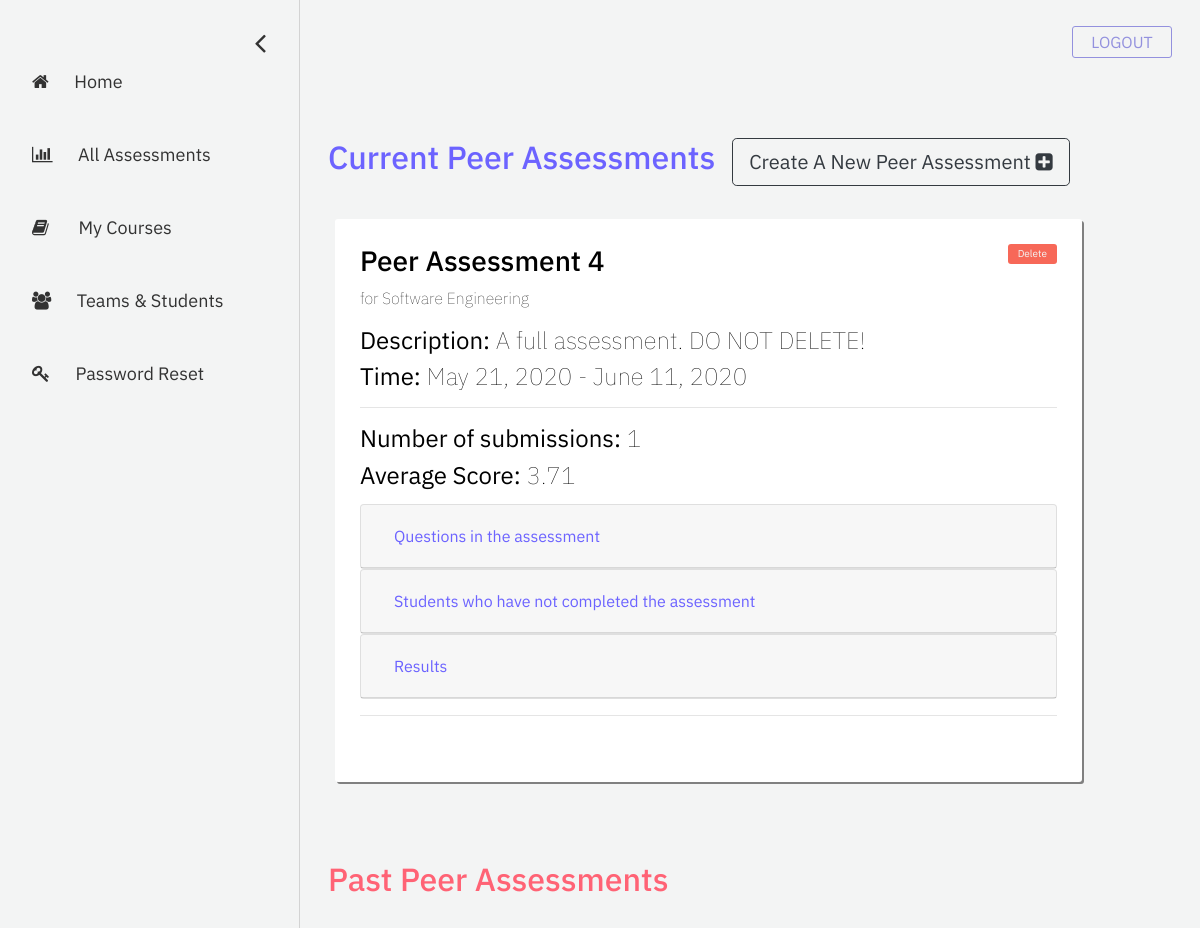
The app's page /professor/all-assessments, older data.
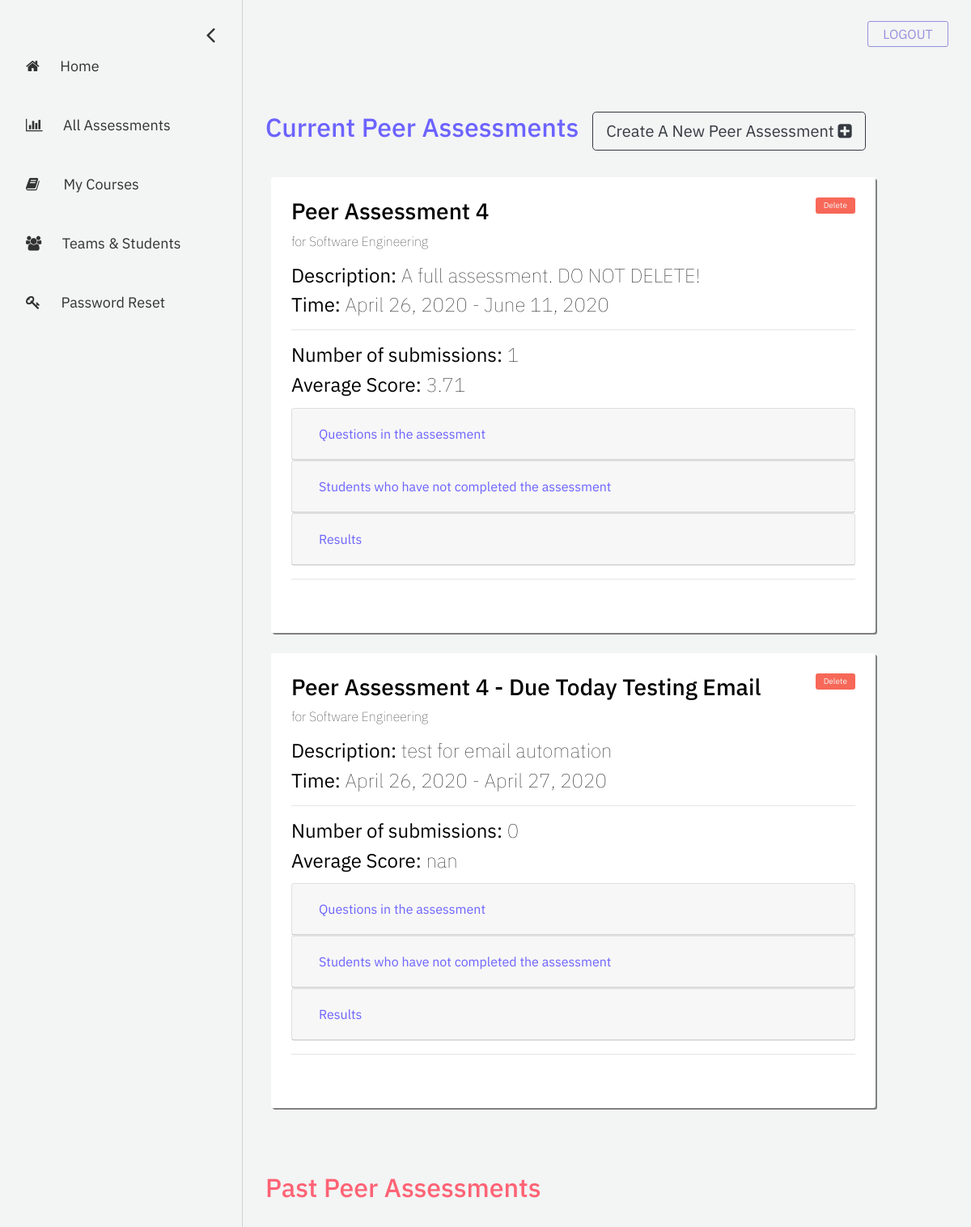
The same page, newer data.
### assessment/models.py (models this page shows, shortened)
class Assessment(models.Model):
    name = models.CharField("assessment name", max_length=255)
    description = models.TextField("description", max_length=512, blank=True)
    date_created = models.DateTimeField("date created", auto_now_add=True)
    start_date = models.DateField("start date")
    end_date = models.DateField("end date")
    course = models.ForeignKey(Course, on_delete=models.CASCADE) # the course that this peer review belongs to
    questions = models.ManyToManyField(Question) # a set of Questions under this assessment
    result_sets = models.ManyToManyField(Result_set) # a set of Result_sets under this assessment
    completed_students = models.ManyToManyField(User, related_name="completed_students") # a set of Users who have completed this assessment
    def is_current(self):
        if self.end_date + datetime.timedelta(days=60) > datetime.datetime.now().date(): # end date + 60 >= current date
            return True
        return False

### registration/models.py (models this page shows, shortened)
class Course(models.Model):
    course_name = models.CharField("course name", max_length=60)
    course_code = models.IntegerField("course code")
    section_number = models.SmallIntegerField("section number")
    year = models.SmallIntegerField("year of realization")
    semester_choices = (
        ('S', 'Spring'),
        ('F', 'Fall'),
    )
    semester = models.CharField("semester of realization", max_length = 1, choices = semester_choices)
    professors = models.ManyToManyField(User)
    students = models.ManyToManyField(User, related_name="students")

### eval_professor/views.py (the view)
# urls.py: path('all-assessments', views.all_assessments, name='all-assessments'),
def all_assessments(request):
    team_list = Team.objects.all()
    assessment_list = Assessment.objects.all()
    context = {
        'team_list': team_list,
        'assessment_list': assessment_list,
    }
    return render(request, 'eval_professor/all-assessments.html', context = context)

### assessment/models.py (called while the page is built)
    def get_answer(self):
        if self.question.type_answer == self.question.TYPE_Rating:
            return self.answer_rating
        else:
            return self.answer_text

    def get_overall_average(self):
        scores = [answer.answer_rating for answer in self.rating_answers.all()] # a list of scores
        return round(np.mean(scores), 2)

### eval_professor/templatetags/eval_professor_extras.py (called while the page is built)
@register.simple_tag
def get_class_average(course, assessment):
    result_set_list = []
    for team in Team.objects.filter(course=course).all():
        for result_set in Result_set.objects.filter(team=team).all():
            if result_set in assessment.result_sets.all(): # check if this result_set is under this assessment
                result_set_list.append(result_set)
    return round(np.mean([result_set.get_overall_average() for result_set in result_set_list]), 2)

@register.simple_tag
def get_team_average(team, assessment):
    result_set_list = []
    for result_set in Result_set.objects.filter(team=team).all():
            if result_set in assessment.result_sets.all(): # check if this result_set is under this assessment
                result_set_list.append(result_set)
    return round(np.mean([result_set.get_overall_average() for result_set in result_set_list]), 2)

@register.simple_tag
def find_result_set(result_sets, student, team):
    return result_sets.filter(student=student, team=team).first()

@register.simple_tag
def get_per_question_average(result_set, q_id):
        scores = [answer.answer_rating for answer in result_set.rating_answers.all() if answer.question.id == q_id] # a list of scores of that question
        return round(np.mean(scores), 2)

@register.simple_tag
def get_free_response(result_set, q_id):
        text = ''
        for answer in result_set.text_answers.all():
            if answer.question.id == q_id:
                text += answer.get_answer()
                text += ';'
        return text

### eval_professor/templates/eval_professor/all-assessments.html (shortened to what this page needs)
{% extends 'eval_professor/base-sidebar.html'%}
{% load eval_professor_extras %}
{% load static %}
{% block content%}
	<div id="main">
		<div class="container">
			<div class="container row">
				<h2 style="color: #6C63FF;">Current Peer Assessments</h2>
				<form>
					<button formaction="{% url 'create-new-assessment' %}" class="btn btn-lg btn-outline-dark" style="margin-left: 5%;">Create A New Peer Assessment <i class = "fa fa-plus-square"></i></button>
				</form>
			</div>
			{% if assessment_list|length > 0 %}
				{% for assessment in assessment_list %}
					{% if assessment.is_current %}
						<div class="column course-box">
							<a data-toggle="modal" data-target="#exampleModal_@{{assessment.id}}" style="font-size: 10px; padding: 10px; background-color: rgb(247, 104, 88);" class="buttons delete-btn float-right" href="">Delete</a>
							<h3> {{ assessment.name }} </h3>
							<p style="font-weight: 20;"> for {{ assessment.course.course_name }}</p>
							{% if assessment.description != '' %}
								<h4><b>Description:</b> {{ assessment.description }}</h4>
							{% else %}
								<h4><b>Description:</b> No assessment description</h4>
							{% endif %}
							<h4> <b>Time:</b> {{ assessment.start_date }} - {{ assessment.end_date }}</h4>
							<hr>
							<h4> <b>Number of submissions:</b> {{ assessment.completed_students.all|length }} </h4>
							{% get_class_average assessment.course assessment as class_avg %}
							<h4> <b>Average Score:</b> {{ class_avg }} </h4>
							<div style="margin-top: 2%; margin-bottom: 2%;">
								<div class="card">
									<div class="card-header" id="headingOne_@{{ assessment.id }}">
										<h5 class="mb-0">
											<button style="color: #6C63FF;" class="btn btn-link" data-toggle="collapse" data-target="#collapseOne_@{{ assessment.id }}" aria-expanded="true" aria-controls="collapseOne_@{{ assessment.id }}">
												Questions in the assessment
											</button>
										</h5>
									</div>
								</div>
								<div class="card">
									<div class="card-header" id="headingTwo_@{{ assessment.id }}">
										<h5 class="mb-0">
											<button style="color: #6C63FF;" class="btn btn-link collapsed" data-toggle="collapse" data-target="#collapseTwo_@{{ assessment.id }}" aria-expanded="false" aria-controls="collapseTwo_@{{ assessment.id }}">
												Students who have not completed the assessment
											</button>
										</h5>
									</div>
								</div>
								<div class="card">
									<div class="card-header" id="headingThree_@{{ assessment.id }}">
										<h5 class="mb-0">
											<button style="color: #6C63FF;" class="btn btn-link collapsed" data-toggle="collapse" data-target="#collapseThree_@{{ assessment.id }}" aria-expanded="false" aria-controls="collapseThree_@{{ assessment.id }}">
												Results
											</button>
										</h5>
									</div>
								</div>
							</div>
							<hr>
						</div>
					{% endif %}
				{% endfor %}
			{% else %}
				No current assessments.
			{% endif %}
		</div>
		<div class="container">
			<div class="container row">
				<h2 style="color: rgb(255, 99, 117); margin-top: 5%;">Past Peer Assessments</h2>
			</div>
		</div>
	</div>
{% endblock %}

### eval_professor/templates/eval_professor/base-sidebar.html (shortened to what this page needs)
<!doctype html>
<html lang="en">
  <head>
	{% load static %}
	<link rel="stylesheet" href="https://stackpath.bootstrapcdn.com/bootstrap/4.1.3/css/bootstrap.min.css">
	<link rel="stylesheet" href="https://cdnjs.cloudflare.com/ajax/libs/font-awesome/4.7.0/css/font-awesome.min.css">
	<link rel="stylesheet" href="{% static 'eval_professor/css/base-sidebar.css' %}">
	<link rel="stylesheet" href="{% static 'eval_professor/css/my-courses.css' %}">
  </head>
<body>
	<div id="mySidenav" class="sidenav">
		<a href="javascript:void(0)" class="closebtn" onclick="closeNav()"><i class = "fa fa-angle-left"></i></a>
		<a href="{% url 'professor-dashboard' %}">
			<i class = "fa fa-home"></i> &nbsp;&nbsp;&nbsp;&nbsp;&nbsp;Home
		</a>
		<a href="{% url 'all-assessments' %}">
			<i class = "fa fa-bar-chart"></i> &nbsp;&nbsp;&nbsp;&nbsp;&nbsp;All Assessments
		</a>
		<a href="{% url 'my-courses' %}">
			<i class = "fa fa-book"></i> &nbsp;&nbsp;&nbsp;&nbsp;&nbsp;&nbsp;My Courses
		</a>
		<a href="{% url 'teams-students' %}">
			<i class = "fa fa-group"></i> &nbsp;&nbsp;&nbsp;&nbsp;&nbsp;Teams & Students
		</a>
		<a href="{% url 'password-reset' %}">
			<i class = "fa fa-key"></i> &nbsp;&nbsp;&nbsp;&nbsp;&nbsp;Password Reset
		</a>
	</div>
	<span id="menu" class="menu" style="font-size:20px;cursor:pointer" onclick="openNav()">&nbsp;&nbsp;Menu</span>
	<div class="logout_btn_container">
		<a href = "{% url 'log_out' %}" class="logout-btn">LOGOUT</a>
	</div>
    {% block content%}
    {% endblock %}
</body>
</html>

### eval_professor/static/eval_professor/css/base-sidebar.css (style rules this page uses)
body { font-family: 'IBM Plex Sans', sans-serif; background-color: #f3f4f4; }
.sidenav { height: 100%; width: 0px; position: fixed; z-index: 1; top: 0; left: 0; background-color: #f3f4f4; overflow-x: hidden; padding-top: 60px; transition: 0.5s; border-right: 1px solid lightgray; }
.sidenav a { padding: 8px 8px 8px 32px; text-decoration: none; font-size: 18px; color: #323232; display: block; transition: 0.3s; margin-bottom: 30px; }
.sidenav .closebtn { position: absolute; top: 0; right: 25px; font-size: 32px; margin-left: 50px; margin-bottom: 100px; margin-top: 10px; }
#main { transition: margin-left .5s; padding: 20px; }
.menu { top: 0px; left: 15px; font-size: 5px; position: relative; line-height: 80px; padding: 8px; -moz-border-radius: 100px; border-radius: 100px; text-align: center; }
.logout-btn { position: absolute; top: 26px; right: 28px; -webkit-border-radius: 3px; -moz-border-radius: 3px; border-radius: 3px; border: 1px solid #9391de; height: 0px; line-height: 0px; color: #9391de; font-size: 16px; padding: 15px; background-color: #f3f4f4; display: inline-block; cursor: pointer; text-align: center; width: 100px; text-decoration: none; }
.row { position: relative; top: 20px; padding: 8px; margin-top: 10px; margin-bottom: 45px; }
.buttons { -webkit-border-radius: 3px; -moz-border-radius: 3px; border-radius: 3px; line-height: 0px; color: #f3f4f4; padding: 20px; display: inline-block; cursor: pointer; text-align: center; text-decoration: none; }

### eval_professor/static/eval_professor/css/my-courses.css (style rules this page uses)
.course-box { width: 90% !important; background-color: white; color: black; padding: 25px; padding-bottom: 50px; margin-right: 15px; margin-top: 25px; border-radius: 3px; box-shadow: 2px 2px grey; }
h4 { font-weight: 80; margin-right: 5%; }

Row changes from the older to the newer data that the page shows:
changed Assessment "Peer Assessment 4": start_date "May 21, 2020" → "April 26, 2020"
added Assessment: name "Peer Assessment 4 - Due Today Testing Email", course.course_name "Software Engineering", description "test for email automation", start_date "April 26, 2020", end_date "April 27, 2020", completed_students.all|length "0", class_avg "nan"
